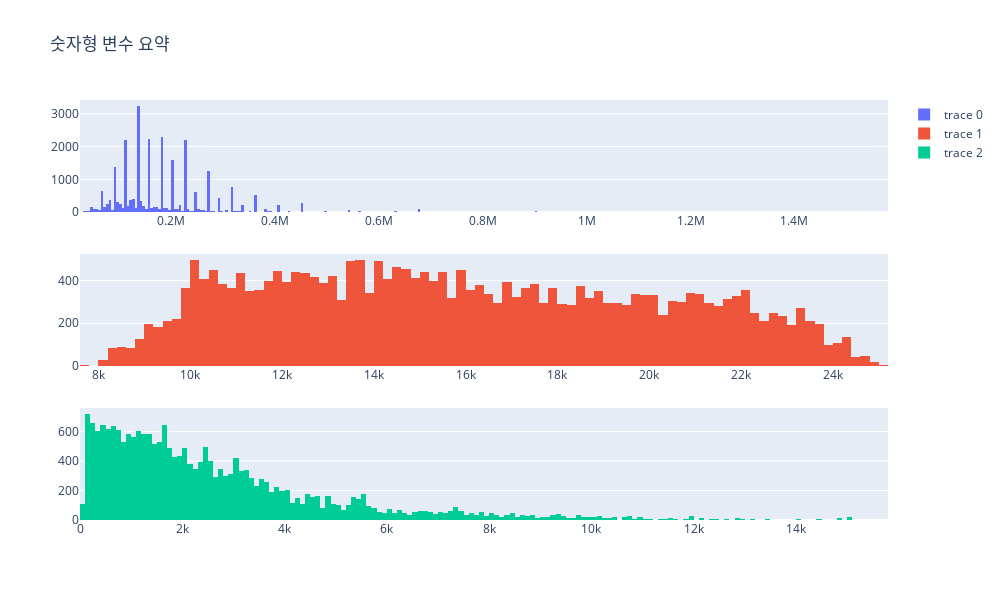

Write notebook code for a chart like this one.
### Code cell
# 숫자형 변수 분포 : income_total, days_birth, days_employed(nullable)
fig = make_subplots(rows=3, cols=1)

fig.add_trace(
    go.Histogram(x=credit_card_overdue_processed['income_total']),
    row=1, col=1
)
fig.add_trace(
    go.Histogram(x=credit_card_overdue_processed['days_birth']),
    row=2, col=1
)
fig.add_trace(
    go.Histogram(x=credit_card_overdue_processed['days_employed']),
    row=3, col=1
)

fig.update_layout(height=600, width=1000, title_text='숫자형 변수 요약')
fig.show()

### Figure 1 — Plotly figure (JSON) as saved in the notebook; plotly's stock layout.template omitted (floating-point values rounded to 4 significant figures; data arrays with more than 128 entries replaced by an {"elided": "..."} marker saying what was removed)
{"data": [{"type": "histogram", "x": {"elided": "26457 float values"}, "xaxis": "x", "yaxis": "y"}, {"type": "histogram", "x": {"elided": "26457 int values"}, "xaxis": "x2", "yaxis": "y2"}, {"type": "histogram", "x": {"elided": "26457 int values"}, "xaxis": "x3", "yaxis": "y3"}], "layout": {"height": 600, "title": {"text": "숫자형 변수 요약"}, "width": 1000, "xaxis": {"anchor": "y", "autorange": true, "domain": [0, 1], "range": [25000, 1580000], "type": "linear"}, "xaxis2": {"anchor": "y2", "autorange": true, "domain": [0, 1], "range": [7600.0, 25200.0], "type": "linear"}, "xaxis3": {"anchor": "y3", "autorange": true, "domain": [0, 1], "range": [-0.5, 15800.0], "type": "linear"}, "yaxis": {"anchor": "x", "autorange": true, "domain": [0.7333, 1], "range": [0, 3426.0]}, "yaxis2": {"anchor": "x2", "autorange": true, "domain": [0.3667, 0.6333], "range": [0, 524.2]}, "yaxis3": {"anchor": "x3", "autorange": true, "domain": [0, 0.2667], "range": [0, 758.9]}}}
